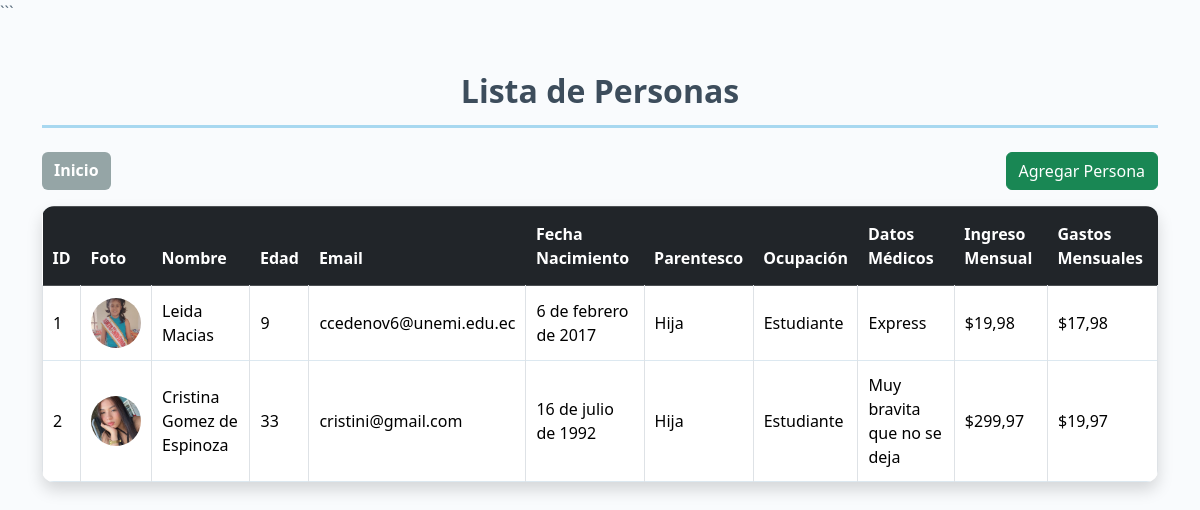
Screenshot of /verpersonas/ with the database file from the repository.
### app/personas/models.py (models this page shows, shortened)
class Persona(models.Model):
    id = models.AutoField(primary_key=True)
    Nombres = models.CharField(max_length=100)
    edad = models.IntegerField(null=True, blank=True)
    email = models.EmailField(null=True, blank=True)
    fecha_nacimiento = models.DateField(null=True, blank=True)
    parentesco = models.CharField(max_length=100, null=True, blank=True)
    ocupacion = models.CharField(max_length=100, null=True, blank=True)
    datos_medicos = models.CharField(max_length=250, null=True, blank=True)
    ingreso_mensual = models.DecimalField(max_digits=10, decimal_places=2, null=True, blank=True)
    gastos_mensuales = models.DecimalField(max_digits=10, decimal_places=2, null=True, blank=True)
    foto = models.ImageField(upload_to='personas/', null=True, blank=True)

### app/personas/views.py (the view)
# urls.py: path('verpersonas/', ver_personas, name='ver_personas'),
def ver_personas(request):
    personas = Persona.objects.all()
    return render(request,'verPersonas.html',{
        'personas':personas
    })

### app/personas/templates/verPersonas.html (shortened to what this page needs)
<!DOCTYPE html>
<html>
<head>
    <!DOCTYPE html>
<html lang="es">
<head>
<link href="https://cdn.jsdelivr.net/npm/bootstrap@5.3.3/dist/css/bootstrap.min.css" rel="stylesheet">
</head>
<body>
<div class="container mt-5">
<h2 class="text-center mb-4">Lista de Personas</h2>
<div class="d-flex justify-content-between mb-3">
    <a href="{% url 'inicio' %}" class="btn btn-secondary">
        Inicio
    </a>
    <a href="{% url 'agregarpersonas' %}" class="btn btn-success">
        Agregar Persona
    </a>
</div>
<table class="table table-bordered table-hover shadow">
    <thead class="table-dark">
        <tr>
            <th>ID</th>
            <th>Foto</th>
            <th>Nombre</th>
            <th>Edad</th>
            <th>Email</th>
            <th>Fecha Nacimiento</th>
            <th>Parentesco</th>
            <th>Ocupación</th>
            <th>Datos Médicos</th>
            <th>Ingreso Mensual</th>
            <th>Gastos Mensuales</th>
        </tr>
    </thead>
    <tbody>
        {% if personas %}
            {% for persona in personas %}
            <tr>
                <td>{{ persona.id }}</td>
                <td>
                    {% if persona.foto %}
                        <img src="{{ persona.foto.url }}" alt="{{ persona.Nombres }}" style="width: 50px; height: 50px; border-radius: 50%; object-fit: cover;">
                    {% else %}
                        <span style="color: #999;">Sin foto</span>
                    {% endif %}
                </td>
                <td>{{ persona.Nombres }}</td>
                <td>{{ persona.edad }}</td>
                <td>{{ persona.email }}</td>
                <td>{{ persona.fecha_nacimiento }}</td>
                <td>{{ persona.parentesco }}</td>
                <td>{{ persona.ocupacion }}</td>
                <td>{{ persona.datos_medicos }}</td>
                <td>${{ persona.ingreso_mensual }}</td>
                <td>${{ persona.gastos_mensuales }}</td>
            </tr>
            {% endfor %}
        {% else %}
            <tr>
                <td colspan="11" class="text-center">
                    No existen personas registradas
                </td>
            </tr>
        {% endif %}
    </tbody>
</table>
</div>
</body>
</html>

### app/personas/templates/verPersonas.html (style rules this page uses)
body { background: #f9fbfd; color: #5a6c7d; }
h2 { color: #3d4d5c; font-weight: 700; border-bottom: 3px solid #a8d8f0; padding-bottom: 15px; }
.table { background: white; border-radius: 12px; overflow: hidden; box-shadow: 0 2px 8px rgba(0, 0, 0, 0.1); }
.table thead { background: linear-gradient(135deg, #e8f4f8 0%, #d9ebf5 100%); color: #3d4d5c; font-weight: 600; }
.table th { border: none; padding: 15px 10px; }
.table tbody tr { border-bottom: 1px solid #dce8f0; transition: all 0.3s ease; }
.table td { padding: 12px 10px; vertical-align: middle; }
.btn-secondary { background: #95a5a6; border: none; font-weight: 600; }

### rows the page displays
Persona: id "1", foto (picture), Nombres "Leida Macias", edad "9", email "ccedenov6@unemi.edu.ec", fecha_nacimiento "6 de febrero de 2017", parentesco "Hija", ocupacion "Estudiante", datos_medicos "Express", ingreso_mensual "19,98", gastos_mensuales "17,98"
Persona: id "2", foto (picture), Nombres "Cristina Gomez de Espinoza", edad "33", email "cristini@gmail.com", fecha_nacimiento "16 de julio de 1992", parentesco "Hija", ocupacion "Estudiante", datos_medicos "Muy bravita que no se deja", ingreso_mensual "299,97", gastos_mensuales "19,97"
